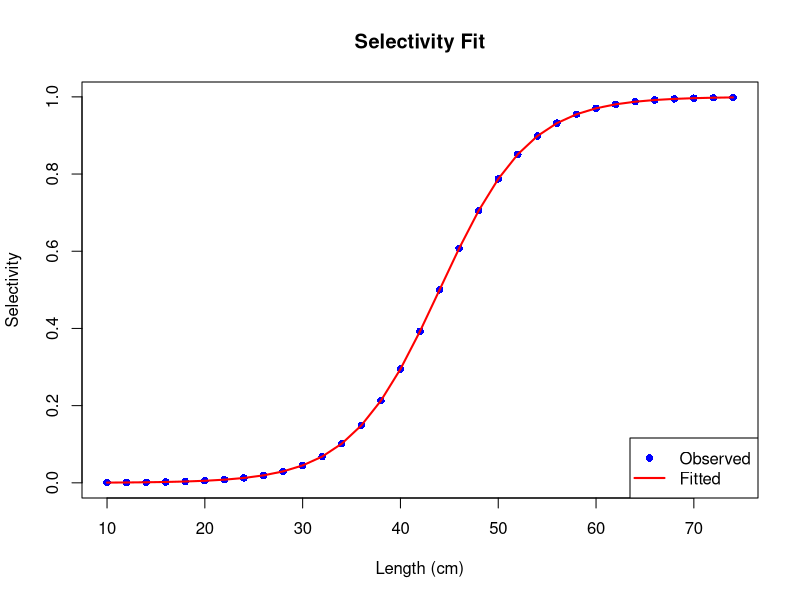

R code for this plot:
## ---- chunk 1

# Simulated selectivity data
selectivity <- c(0.000601415, 0.000929986, 0.00143781, 0.00222231, 0.00343338,
                 0.00530093, 0.00817598, 0.0125906, 0.0193425, 0.0296066,
                 0.0450669, 0.0680346, 0.101464, 0.148698, 0.212715,
                 0.29475, 0.392644, 0.5, 0.607356, 0.70525,
                 0.787285, 0.851302, 0.898536, 0.931965, 0.954933,
                 0.970393, 0.980658, 0.987409, 0.991824, 0.994699,
                 0.996567, 0.997778, 0.998562)

# Define length bins
length_values <- seq(10, by = 2, length.out = length(selectivity))

# Define the logistic selectivity function
logistic_selectivity <- function(len, p1, p2) {
  S <- 1 / (1 + exp(-log(19) * (len - p1) / p2))
  return(S)
}

# Fit the logistic model to the data
fit <- nls(selectivity ~ logistic_selectivity(length_values, p1, p2),
           start = list(p1 = mean(length_values), p2 = 10),
           algorithm = "port")

# Display summary of the fit
summary(fit)

# Extract parameter estimates
p1_est <- coef(fit)["p1"]
p2_est <- coef(fit)["p2"]

# Print parameter estimates
cat("Estimated p1 (length at 50% selection):", p1_est, "\n")
cat("Estimated p2 (length difference for 50%-95% selection):", p2_est, "\n")

# Generate fitted values using the estimated parameters
fitted_selectivity <- logistic_selectivity(length_values, p1_est, p2_est)

# Plot observed vs fitted selectivity
plot(length_values, selectivity, pch = 16, col = "blue", main = "Selectivity Fit",
     xlab = "Length (cm)", ylab = "Selectivity")
lines(length_values, fitted_selectivity, col = "red", lwd = 2)
legend("bottomright", legend = c("Observed", "Fitted"),
       col = c("blue", "red"), pch = c(16, NA), lty = c(NA, 1), lwd = c(NA, 2))

# Calculate midpoints of length bins
midpoints <- length_values + 1  # Midpoints are 1 cm after each bin start

# Calculate selectivity at midpoints using the fitted parameters
midpoint_selectivity <- logistic_selectivity(midpoints, p1_est, p2_est)




